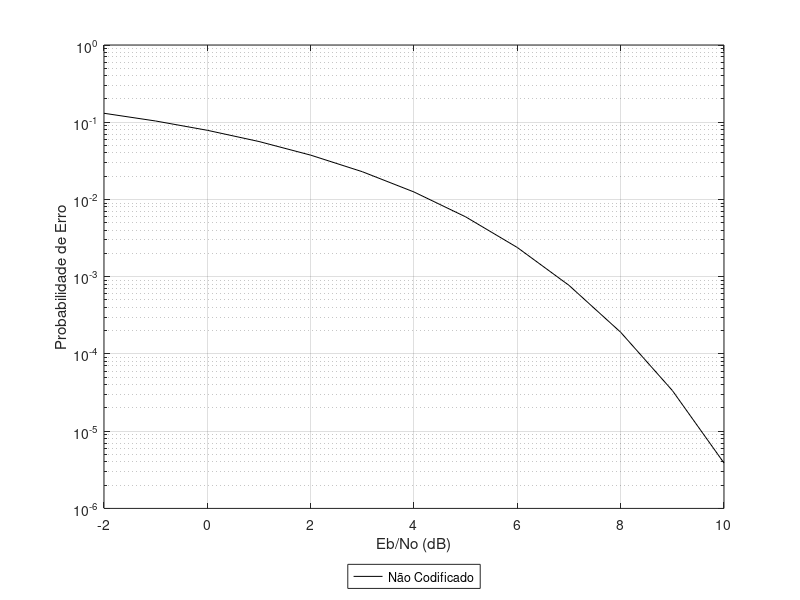

This figure's MATLAB source: (Note: this script raises an error after producing the figure.)
% Matheus Pereira dos Santos
% Lab 07

clc; clear all; close all;
%% Atividade 1

vetorSNRdB = -2:10; %vetor de Eb/No
vetorSNRw = 10.^(vetorSNRdB/10); %conversão para watts
vetorProbEr = qfunc(sqrt(2*vetorSNRw)); %vetor de probabilidade de erro
figure
semilogy(vetorSNRdB, vetorProbEr, 'k-');
legend('Não Codificado','Location','SouthOutside');
ylabel('Probabilidade de Erro')
xlabel('Eb/No (dB)')
grid on
hold on

%% Atividade 2
n= 7; k = 3;
alpha = 0.333;
nbits = 100000;

vetEbNo = [-2:6, 6.5:0.5:9]; % Eb/No em dB

for i=1 : length(vetEbNo)
    [veterros(i)] = BipolarRRC2encode(vetEbNo(i), nbits, alpha, n, k);
end

semilogy(vetEbNo, veterros/nbits, 'r-d');
legend('Codificado com (7,3)', 'Location', 'SouthOutside');

%% Atividade 3
n = 15; k = 11;
a = 100000;
a = a-mod(a, k);

for i = 1 : length(vetEbNo)
    [veterros(i)] = BipolarRRC2encode(vetEbNo(i), a, alpha, n, k);
end

semilogy(vetEbNo, veterros/a, 'g-d');
legend('Codificado com (15,11)', 'Location', 'SouthOutside');
hold on

%% Atividade 4
n = 31; k = 26;
a = 100000;
a = a-mod(a, k);
for i=1 : length(vetEbNo)
    [veterros(i)] = BipolarRRC2encode(vetEbNo(i), a, alpha, n, k);
end

semilogy(vetEbNo, veterros/a, 'b-d');
legend('Codificado com (31,26)', 'Location', 'SouthOutside');
hold on

%% Atividade 5
n = 127; k = 120;
a = 100000;
a = a-mod(a, k);
for i = 1 : length(vetEbNo)
    [veterros(i)] = BipolarRRC2encode(vetEbNo(i), a, alpha, n, k);
end

semilogy(vetEbNo, veterros/a, 'r-d');
legend('Codificado com (127,120)','Location','SouthOutside');

